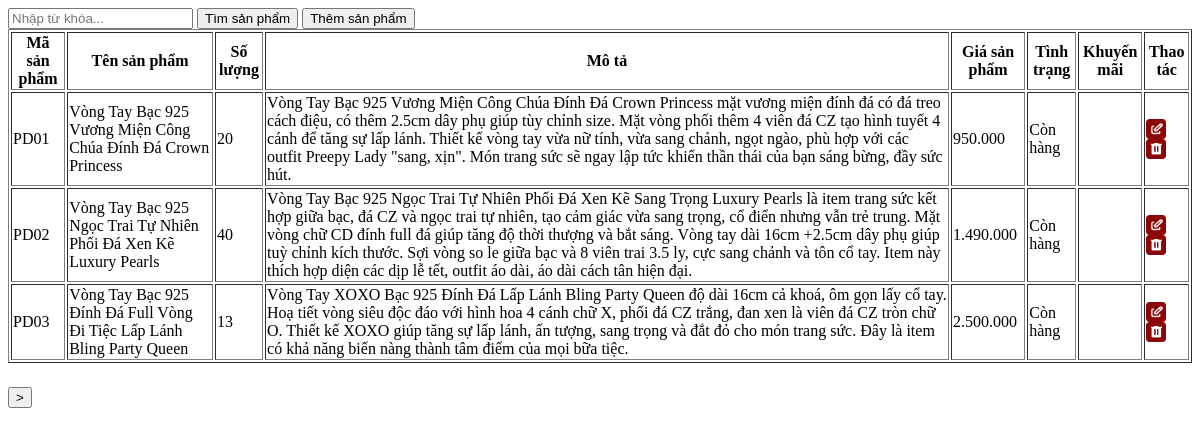
The app's page /User/SanPham.php with its own data.
### tables this page shows
CREATE TABLE `Product` (
  `productID` varchar(10) NOT NULL,
  `productName` varchar(255) NOT NULL,
  `description` text DEFAULT NULL,
  `unitPrice` decimal(10,2) NOT NULL,
  `quantityAvailable` int(11) NOT NULL,
  `color` varchar(20) NOT NULL,
  `size` text NOT NULL,
  `image` text DEFAULT NULL,
  `status` varchar(20) NOT NULL,
  `subcategoryID` char(5) NOT NULL,
  `discountID` varchar(10) DEFAULT NULL
);

### User/db_module.php (called while the page is built, shortened)
<?php
    function chayTruyVanTraVeDL($link, $q){
        $result = mysqli_query($link,$q);
        return $result;
    }

### User/SanPham.php (the view, shortened to what this page needs)
<head>
    <link rel="stylesheet" type="text/css" href="form.css" />
<div id="search">
    <input type="text" id="searchInput" placeholder="Nhập từ khóa...">
    <button onclick="Search()">Tìm sản phẩm</button>
    <a href="?opt=add_SP"><button>Thêm sản phẩm</button></a>
</div>
</head>
<?php
require_once ("db_module.php");
function view_SP()
{
    $link = null;
    $rows_per_page = 3;
    $current_page = isset($_GET['page']) ? $_GET['page'] : 1;
    $start_from = ($current_page - 1) * $rows_per_page;
    $total_rows_query = chayTruyVanTraVeDL($link, "SELECT COUNT(*) AS total_rows FROM product");
    $total_rows_data = mysqli_fetch_assoc($total_rows_query);
    $total_rows = $total_rows_data['total_rows'];
    $total_pages = ceil($total_rows / $rows_per_page);
    $query = "SELECT * FROM product WHERE 1";
    $query .= " LIMIT $start_from, $rows_per_page";
    $result = chayTruyVanTraVeDL($link, $query);
    echo "<table id='productTable' width='100%' border='1' style='margin-bottom: 2%;'>";
    echo "<tr class='pink-row'>";
    echo "<th>Mã sản phẩm</th>";
    echo "<th>Tên sản phẩm</th>";
    echo "<th>Số lượng</th>";
    echo "<th>Mô tả</th>";
    echo "<th>Giá sản phẩm</th>";
    echo "<th>Tình trạng</th>";
    echo "<th>Khuyến mãi</th>";
    echo "<th>Thao tác</th>";
    echo "</tr>";
    while ($row = mysqli_fetch_assoc($result)) {
        echo "<tr>";
        echo "<td>" . $row["productID"] . "</td>";
        echo "<td class='product-name'>" . $row["productName"] . "</td>";
        echo "<td>" . $row["quantityAvailable"] . "</td>";
        echo "<td class='product-description'>" . $row["description"] . "</td>";
        echo "<td>" . number_format($row["unitPrice"], 0, ',', '.') . "</td>";
        echo "<td>" . $row["status"] . "</td>";
        $discountID = $row["discountID"];
        $discountPercentage = "";
        if ($discountID === NULL) {
            $discountPercentage = "0%";
        } elseif ($discountID === "DC001") {
            $discountPercentage = "15%";
        } elseif ($discountID === "DC002") {
            $discountPercentage = "50%";
        } else
        echo "<td>" . $discountPercentage . "</td>";
        echo "<td><a href='?opt=edit_SP&productID=" . $row["productID"] . "'><img src='Picture/Icon Sua.png' alt='Sửa' style='width: 20px; height: 20px;'></a>
                <a href='?opt=del_SP&productID=" . $row["productID"] . "' onclick='return confirmDel()'><img src='Picture/Icon Xoa.png' alt='Xóa' style='width: 20px; height: 20px;'></a></td>";
        echo "</tr>";
    }
    echo "</table>";
        echo "<div class='pagination'>";
        if ($current_page < $total_pages) {
            echo "<a href='?page=".($current_page + 1)."'><button class='pagination-button'>></button></a>";
        }
        echo "</div>";
}
    ?>
                <?php
if (isset($_GET["opt"])) {
    $_opt = $_GET["opt"];
} else {
    $_opt = "";
}
switch ($_opt) {
    default:
        view_SP();
}
?>

### records on screen
product: productID "PD01", productName "Vòng Tay Bạc 925 Vương Miện Công Chúa Đính Đá Crown Princess", quantityAvailable "20", description "Vòng Tay Bạc 925 Vương Miện Công Chúa Đính Đá Crown Princess mặt vương miện đính đá có đá treo cách điệu, có thêm 2.5cm dây phụ giúp tùy chỉnh size. Mặt vòng phối thêm 4 viên đá CZ tạo hình tuyết 4 cánh để tăng sự lấp lánh. Thiết kế vòng tay vừa nữ tính, vừa sang chảnh, ngọt ngào, phù hợp với các outfit Preepy Lady \"sang, xịn\". Món trang sức sẽ ngay lập tức khiến thần thái của bạn sáng bừng, đầy sức hút.", unitPrice "950.000", status "Còn hàng"
product: productID "PD02", productName "Vòng Tay Bạc 925 Ngọc Trai Tự Nhiên Phối Đá Xen Kẽ Luxury Pearls", quantityAvailable "40", description "Vòng Tay Bạc 925 Ngọc Trai Tự Nhiên Phối Đá Xen Kẽ Sang Trọng Luxury Pearls là item trang sức kết hợp giữa bạc, đá CZ và ngọc trai tự nhiên, tạo cảm giác vừa sang trọng, cổ điển nhưng vẫn trẻ trung. Mặt vòng chữ CD đính full đá giúp tăng độ thời thượng và bắt sáng. Vòng tay dài 16cm +2.5cm dây phụ giúp tuỳ chỉnh kích thước. Sợi vòng so le giữa bạc và 8 viên trai 3.5 ly, cực sang chảnh và tôn cổ tay. Item này thích hợp diện các dịp lễ tết, outfit áo dài, áo dài cách tân hiện đại.", unitPrice "1.490.000", status "Còn hàng"
product: productID "PD03", productName "Vòng Tay Bạc 925 Đính Đá Full Vòng Đi Tiệc Lấp Lánh Bling Party Queen", quantityAvailable "13", description "Vòng Tay XOXO Bạc 925 Đính Đá Lấp Lánh Bling Party Queen độ dài 16cm cả khoá, ôm gọn lấy cổ tay. Hoạ tiết vòng siêu độc đáo với hình hoa 4 cánh chữ X, phối đá CZ trắng, đan xen là viên đá CZ tròn chữ O. Thiết kế XOXO giúp tăng sự lấp lánh, ấn tượng, sang trọng và đắt đỏ cho món trang sức. Đây là item có khả năng biến nàng thành tâm điểm của mọi bữa tiệc.", unitPrice "2.500.000", status "Còn hàng"
